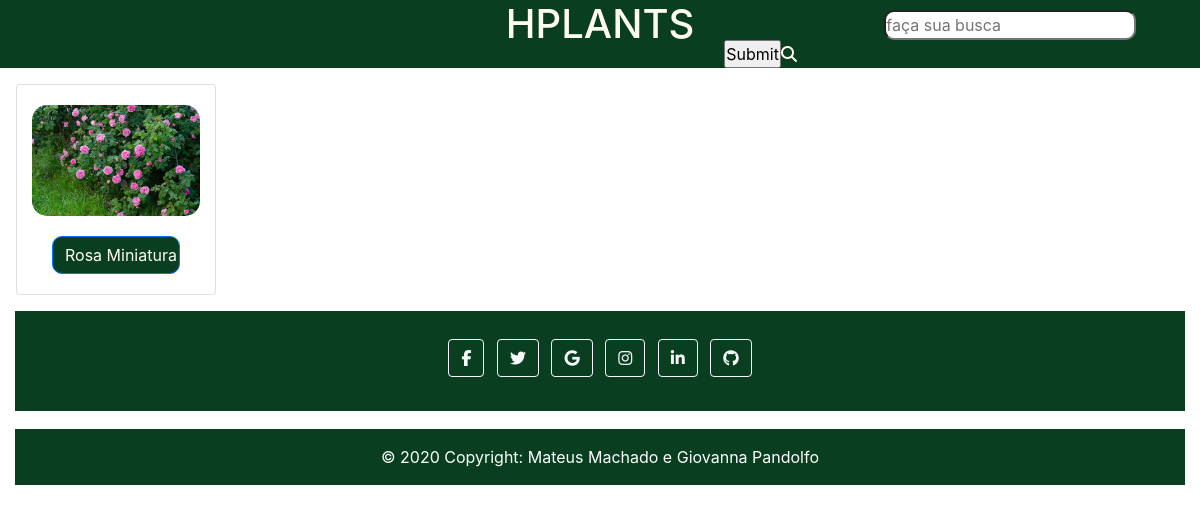
/busca.php?busca=Rosa Miniatura, run on the app's committed database.
### tables this page shows
CREATE TABLE `plantas` (
  `PlantaID` int(11) NOT NULL,
  `Nome` varchar(255) NOT NULL,
  `CategoriaID` int(11) NOT NULL,
  `Cuidados` longtext NOT NULL,
  `Imagem` varchar(255) NOT NULL
);

### busca.php (the view)
<?php
include_once 'conexao.php';
?>
    <main id="index" class="row">
    <?php
    $busca = $_GET['busca'];
    $sql = "SELECT * FROM plantas WHERE Nome LIKE '%{$busca}%'";
    $result_query = mysqli_query( $conexao, $sql );
    while ( $row = mysqli_fetch_array($result_query, MYSQLI_ASSOC) )
    {
    ?>
        <div class="card col-2 m-3" style="width: 18rem;">
        <a href="planta.php?id=<?php echo $row['PlantaID']?>"><img class="card-img-top base1" src="./img/<?php echo $row['Imagem']?>" alt="..."></a>
            <div class="card-body">
              <a href="planta.php?id=<?php echo $row['PlantaID']?>" class="btn btn-primary"><?php echo $row['Nome']?></a>
            </div>
          </div>
    <?php
    }
    ?>
    </main>
<?php
include_once 'footer.php';
?>

### style.css (style rules this page uses)
* { padding: 0; margin: 0; }
.base1 { border-radius: 15px; margin-top: 20px; }
.btn-primary { background-color: #093f20; color: #fffcf0; border-radius: 10px; width: 100%; }

### data on the page
plantas: Imagem (picture), Nome "Rosa Miniatura"
